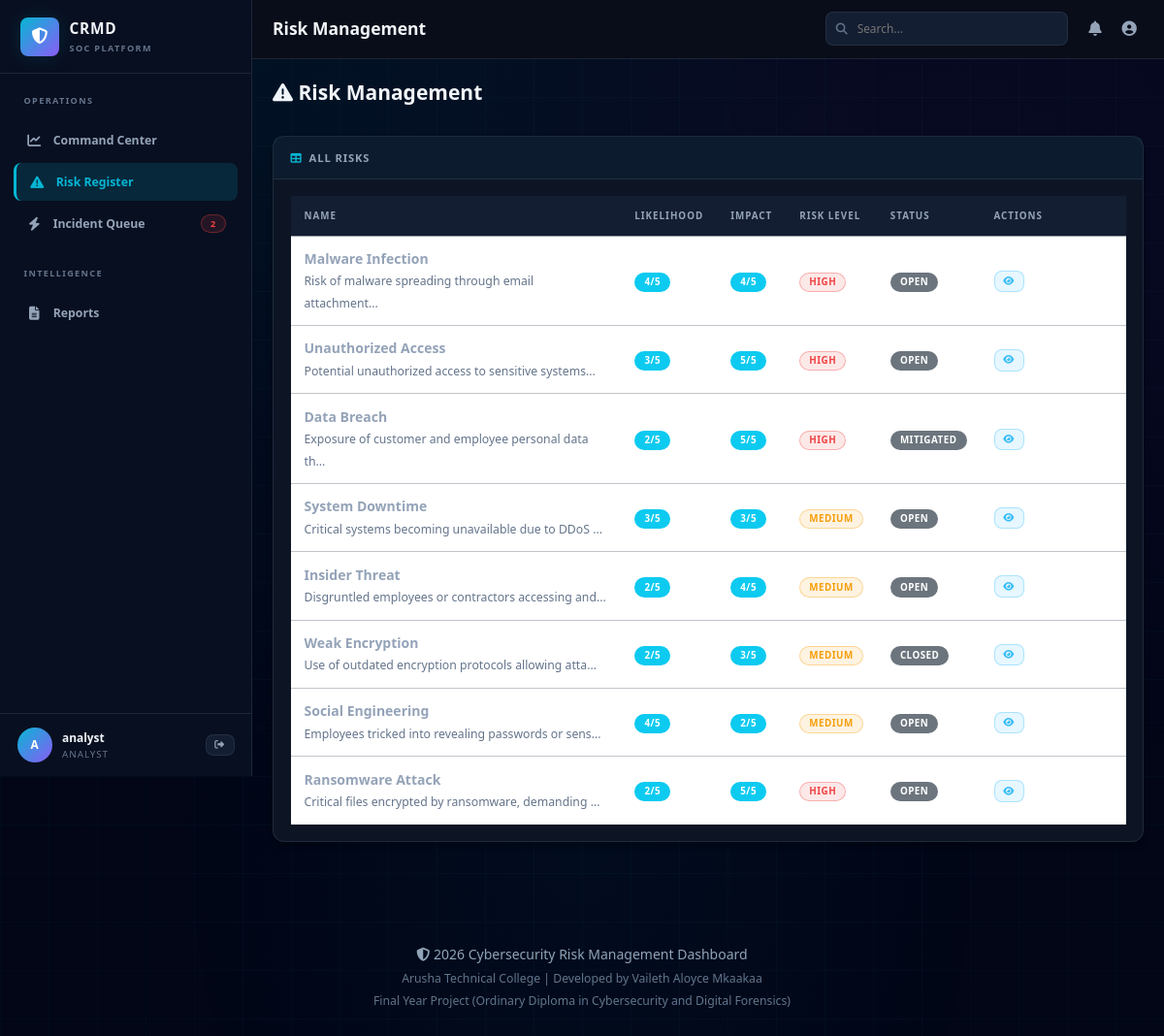
/risks.php (signed in), run on the app's committed database.
### tables this page shows
CREATE TABLE risks (
    id INT PRIMARY KEY AUTO_INCREMENT,
    name VARCHAR(255) NOT NULL,
    description TEXT NOT NULL,
    likelihood INT NOT NULL CHECK (likelihood >= 1 AND likelihood <= 5),
    impact INT NOT NULL CHECK (impact >= 1 AND impact <= 5),
    risk_level ENUM('Low', 'Medium', 'High', 'Critical') NOT NULL,
    status ENUM('Open', 'Mitigated', 'Closed') NOT NULL DEFAULT 'Open',
    created_at TIMESTAMP DEFAULT CURRENT_TIMESTAMP,
    updated_at TIMESTAMP DEFAULT CURRENT_TIMESTAMP ON UPDATE CURRENT_TIMESTAMP,
    INDEX idx_status (status),
    INDEX idx_risk_level (risk_level)
);

### includes/functions.php (called while the page is built, shortened)
<?php
function get_all_risks($pdo) {
    try {
        $stmt = $pdo->prepare('
            SELECT * FROM risks
            ORDER BY created_at DESC
        ');
        $stmt->execute();
        return $stmt->fetchAll();
    } catch (PDOException $e) {
        error_log('Database Error: ' . $e->getMessage());
        return [];
    }
}
function esc($string) {
    return htmlspecialchars($string, ENT_QUOTES, 'UTF-8');
}
function get_risk_badge_class($level) {
    $classes = [
        'Critical' => 'badge-critical',
        'High' => 'badge-danger',
        'Medium' => 'badge-warning',
        'Low' => 'badge-success'
    ];
    return $classes[$level] ?? 'badge-secondary';
}
?>

### risks.php (the view, shortened to what this page needs)
<?php
require_once __DIR__ . '/config/database.php';
require_once __DIR__ . '/includes/functions.php';
require_once __DIR__ . '/includes/header.php';
$action = $_GET['action'] ?? 'list';
?>
<div class="row mb-4">
    <div class="col-lg-12">
        <div class="d-flex justify-content-between align-items-center">
            <h2><i class="fas fa-exclamation-triangle"></i> Risk Management</h2>
        </div>
    </div>
</div>
<?php if ($action === 'list'): ?>
    <div class="card">
        <div class="card-header">
            <i class="fas fa-table"></i> All Risks
        </div>
        <div class="card-body">
            <div class="table-responsive">
                <table class="table table-hover">
                    <thead>
                        <tr>
                            <th>Name</th>
                            <th>Likelihood</th>
                            <th>Impact</th>
                            <th>Risk Level</th>
                            <th>Status</th>
                            <th style="width: 150px;">Actions</th>
                        </tr>
                    </thead>
                    <tbody>
                        <?php
                        $risks = get_all_risks($pdo);
                        if (!empty($risks)):
                            foreach ($risks as $r):
                        ?>
                            <tr>
                                <td>
                                    <strong><?php echo esc($r['name']); ?></strong><br>
                                    <small class="text-muted"><?php echo substr(esc($r['description']), 0, 50) . '...'; ?></small>
                                </td>
                                <td>
                                    <span class="badge bg-info"><?php echo $r['likelihood']; ?>/5</span>
                                </td>
                                <td>
                                    <span class="badge bg-info"><?php echo $r['impact']; ?>/5</span>
                                </td>
                                <td>
                                    <span class="badge <?php echo get_risk_badge_class($r['risk_level']); ?>">
                                        <?php echo $r['risk_level']; ?>
                                    </span>
                                </td>
                                <td>
                                    <span class="badge bg-secondary"><?php echo $r['status']; ?></span>
                                </td>
                                <td>
                                    <a href="?action=view&id=<?php echo $r['id']; ?>" class="btn btn-sm btn-info">
                                        <i class="fas fa-eye"></i>
                                    </a>
                                </td>
                            </tr>
                        <?php
                            endforeach;
                        endif; ?>
                    </tbody>
                </table>
            </div>
        </div>
    </div>
<?php endif; ?>
<?php require_once __DIR__ . '/includes/footer.php'; ?>

### data on the page
risks: name "Malware Infection", description "Risk of malware spreading through email attachment", likelihood "4", impact "4", risk_level "HIGH", status "OPEN"
risks: name "Unauthorized Access", description "Potential unauthorized access to sensitive systems", likelihood "3", impact "5", risk_level "HIGH", status "OPEN"
risks: name "Data Breach", description "Exposure of customer and employee personal data th", likelihood "2", impact "5", risk_level "HIGH", status "MITIGATED"
risks: name "System Downtime", description "Critical systems becoming unavailable due to DDoS", likelihood "3", impact "3", risk_level "MEDIUM", status "OPEN"
risks: name "Insider Threat", description "Disgruntled employees or contractors accessing and", likelihood "2", impact "4", risk_level "MEDIUM", status "OPEN"
risks: name "Weak Encryption", description "Use of outdated encryption protocols allowing atta", likelihood "2", impact "3", risk_level "MEDIUM", status "CLOSED"
risks: name "Social Engineering", description "Employees tricked into revealing passwords or sens", likelihood "4", impact "2", risk_level "MEDIUM", status "OPEN"
risks: name "Ransomware Attack", description "Critical files encrypted by ransomware, demanding", likelihood "2", impact "5", risk_level "HIGH", status "OPEN"

### other printed values
$openIncidents "2"
substr($_SESSION['username'] ?? 'U', 0, 1) "A"
$_SESSION['username'] "analyst"
$_SESSION['role'] "ANALYST"
$page_title "Risk Management"
